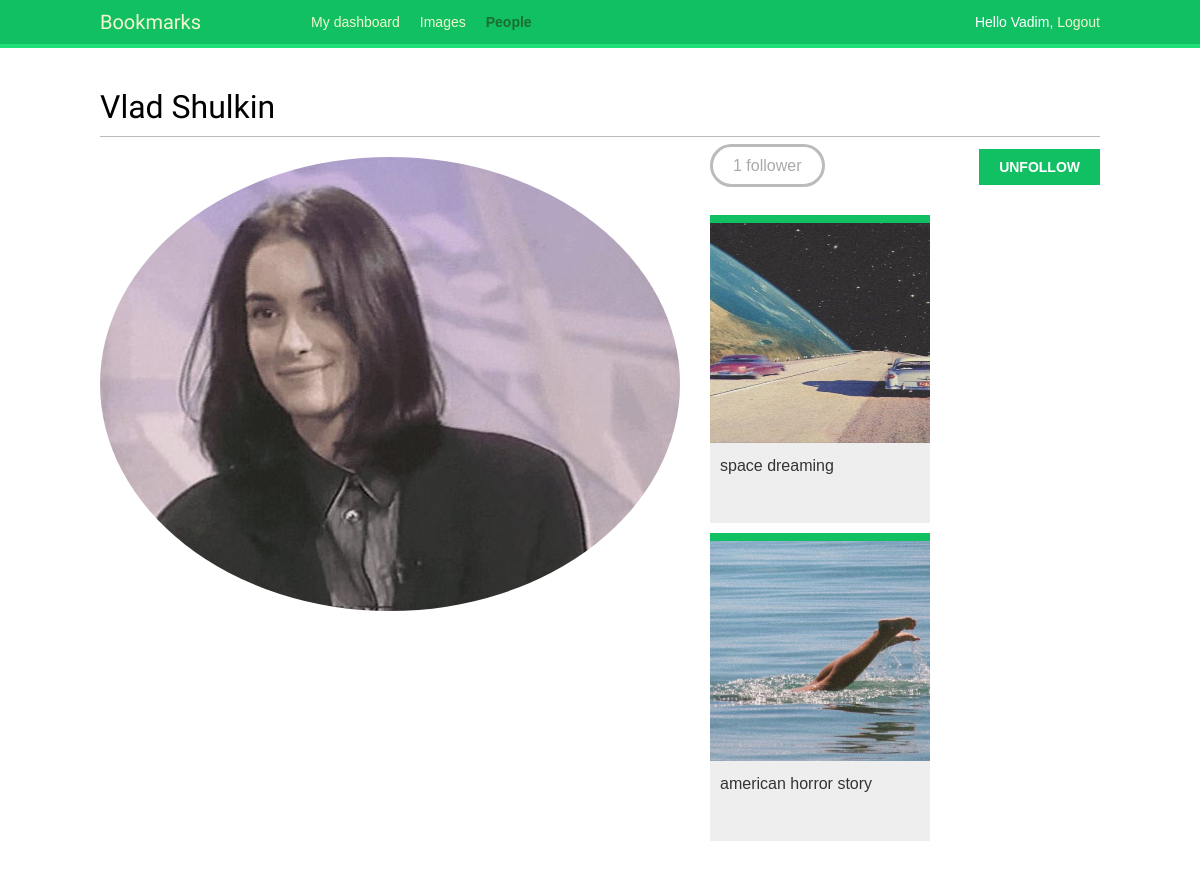
The page /account/users/user_3/ (signed in) on the database its author committed.
### images/models.py (models this page shows, shortened)
class Image(models.Model):
    user = models.ForeignKey(settings.AUTH_USER_MODEL,
                             related_name='images_created',
                             on_delete=models.CASCADE)
    title = models.CharField(max_length=200)
    slug = models.SlugField(max_length=200,
                            blank=True)
    url = models.URLField()
    image = models.ImageField(upload_to='images/%Y/%m/%d/')
    description = models.TextField(blank=True)
    created = models.DateField(auto_now_add=True,
                               db_index=True)
    users_like = models.ManyToManyField(settings.AUTH_USER_MODEL,
                                        related_name='images_liked',
                                        blank=True)
    total_likes = models.PositiveIntegerField(db_index=True,
                                              default=0)
    def get_absolute_url(self):
            return reverse('images:detail', args=[self.id, self.slug])

### account/views.py (the view)
# urls.py: path('users/<username>/', views.user_detail, name='user_detail'),
@login_required
def user_detail(request, username):
    user = get_object_or_404(User,
                             username=username,
                             is_active=True)
    return render(request,
                  'account/user/detail.html',
                  {'section': 'people',
                   'user': user})

### account/templates/account/user/detail.html (shortened to what this page needs)
{% extends "base.html" %}
{% load thumbnail %}
{% block content %}
  <h1>{{ user.get_full_name }}</h1>
  <div class="profile-info">
    {% thumbnail user.profile.photo "180x180" crop="100%" as im %}
      <img src="{{ im.url }}" class="user-detail">
    {% endthumbnail %}
  </div>
  {% with total_followers=user.followers.count %}
    <span class="count">
      <span class="total">{{ total_followers }}</span>
      follower{{ total_followers|pluralize }}
    </span>
    <a href="#" data-id="{{ user.id }}" data-action="{% if request.user in user.followers.all %}un{% endif %}follow" class="follow button">
      {% if request.user not in user.followers.all %}
        Follow
      {% else %}
        Unfollow
      {% endif %}
    </a>
    <div id="image-list" class="image-container">
      {% include "images/image/list_ajax.html" with images=user.images_created.all %}
    </div>
  {% endwith %}
{% endblock %}

### account/templates/base.html (shortened to what this page needs)
{% load static %}
<!DOCTYPE html>
<html>
<head>
  <link href="{% static "css/base.css" %}" rel="stylesheet">
</head>
<body>
  <div id="header">
    <span class="logo">Bookmarks</span>
    {% if request.user.is_authenticated %}
      <ul class="menu">
        <li {% if section == "dashboard" %}class="selected"{% endif %}>
          <a href="{% url "dashboard" %}">My dashboard</a>
        </li>
        <li {% if section == "images" %}class="selected"{% endif %}>
          <a href="{% url "images:list" %}">Images</a>
        </li>
        <li {% if section == "people" %}class="selected"{% endif %}>
          <a href="{% url "user_list" %}">People</a>
        </li>
      </ul>
    {% endif %}
    <span class="user">
      {% if request.user.is_authenticated %}
        Hello {{ request.user.first_name }},
        <a href="{% url "logout" %}">Logout</a>
      {% else %}
        <a href="{% url "login" %}">Log-in</a>
      {% endif %}
    </span>
  </div>
  <div id="content">
    {% block content %}
    {% endblock %}
  </div>
</body>
</html>

### images/templates/images/image/list_ajax.html
{% load thumbnail %}
{% for image in images %}
  <div class="image">
    <a href="{{ image.get_absolute_url }}">
      {% thumbnail image.image "300x300" crop="100%" as im %}
        <a href="{{ image.get_absolute_url }}">
          <img src="{{ im.url }}">
        </a>
      {% endthumbnail %}
    </a>
    <div class="info">
      <a href="{{ image.get_absolute_url }}" class="title">
        {{ image.title }}
      </a>
    </div>
  </div>
{% endfor %}

### account/static/css/base.css (style rules this page uses)
body { margin:0; padding:0; font-family:helvetica, sans-serif; }
a { color:#12c064; text-decoration:none; }
h1, h2, h3, h4, h5 , h6 { font-family: 'Muli', sans-serif; font-weight:normal; }
h1 { border-bottom:1px solid #bbb; padding:0 0 10px 0; margin:10px 0 20px 0; }
#header { padding:10px 100px; font-size:14px; background:#12c064; color:#fff; border-bottom:4px solid #1cdf78; overflow:auto; }
#header .logo { font-family: 'Muli', sans-serif; float:left; color:#f3f7cc; font-size:20px; margin-right:10%; }
#header ul.menu { list-style:none; float:left; margin:0; padding:0; }
#header ul.menu li { float:left; padding:4px 10px; }
#header ul.menu li.selected a, #header ul.menu li.selected a:hover { color:#1b6d32; font-weight:bold; }
#header a { color:#f3f7cc; }
#header .user { float:right; padding-top:4px; }
#content { padding:30px 100px; }
input[type=submit], a.button { font-weight:bold; background:#12c064; color:#fff; padding:10px 20px; font-size:14px; text-transform:uppercase; }
.count { color:#aaa; border:3px solid #bbb; border-radius:26px; padding:10px 20px; margin:20px 10px 0; }
a.like, a.follow { float:right; margin-top:-8px; }
#image-list { overflow:auto; }
#image-list .image { float:left; width:220px; height:300px; margin:0 10px 10px 10px; border-top:8px solid #12c064; background:#eee; }
#image-list img { width:220px; height:220px; }
#image-list .info { padding:10px; }
#image-list .info a { color:#333; }
img.user-detail { border-radius:50%; float:left; }
.profile-info { float:left; overflow:auto; margin-right:20px; }
.image-container { margin-top:40px; }

### rows shown on the page
Image: shows a picture, title "space dreaming"
Image: shows a picture, title "american horror story"

### other values the page prints
{{ request.user.first_name }} "Vadim"
{{ user.get_full_name }} "Vlad Shulkin"
{{ total_followers }} "1"
